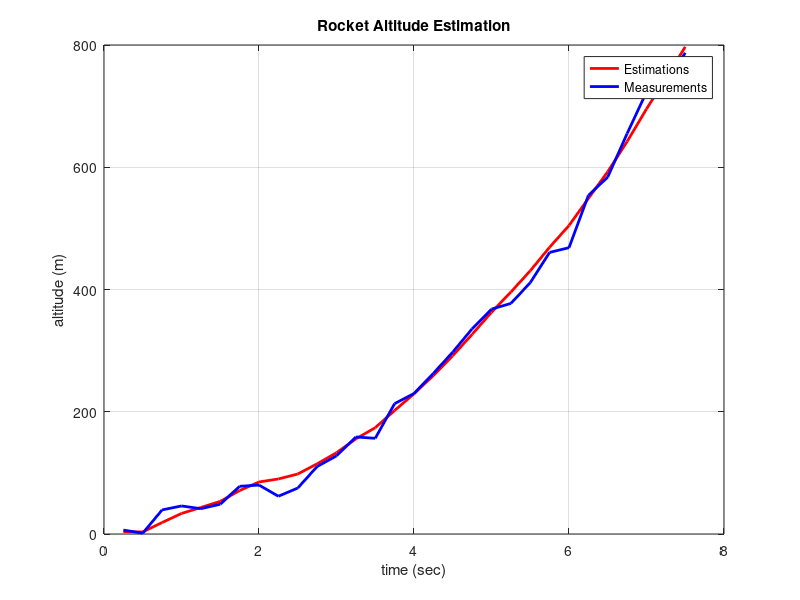
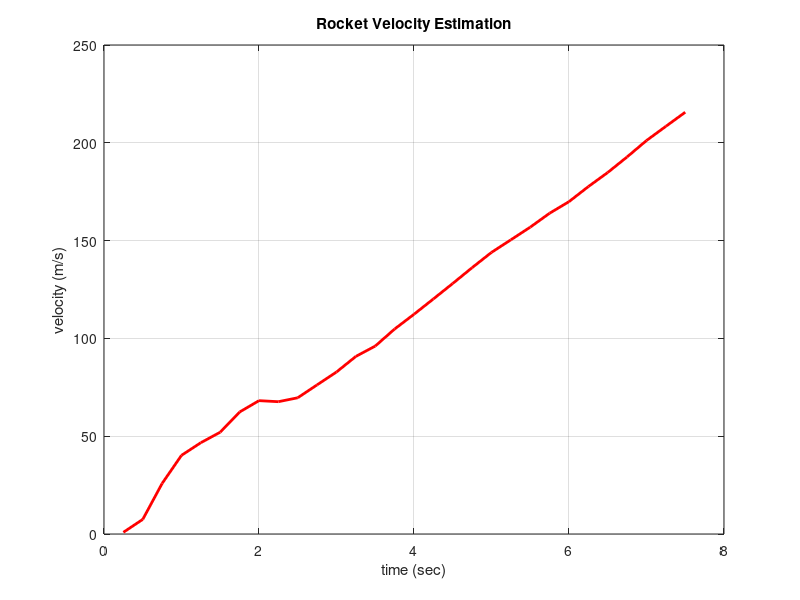

Source code (MATLAB) for these figures, in order:
clear;clc;

%Author: Uğur ÜN
%Date  : 14 Oct 2024

z =  [6.43 1.3 39.43 45.89 41.44 48.7 78.06 80.08 61.77 75.15 110.39 127.83 158.75 156.55 213.32 ...
             229.82 262.8 297.57 335.69 367.92 377.19 411.18 460.7 468.39 553.9 583.97 655.15 723.09 736.85 787.22
             39.81 39.67 39.81 39.84 40.05 39.85 39.78 39.65 39.67 39.78 39.59 39.87 39.85 39.59 39.84 ...
             39.9 39.63 39.59 39.76 39.79 39.73 39.93 39.83 39.85 39.94 39.86 39.76 39.86 39.74 39.94
             ];

n_of_meas = length(z);
dt = 0.25;
alt_std = 20;
acc_std = 0.1;
G = 9.81;
t = (1:n_of_meas)*dt;

k = zeros(2,1);
est = zeros(2,n_of_meas);

%Initilization
x_n = zeros(2,1);
a_n = 0;
p_n = eye(2)*500;

f = [1, dt
     0, 1 ];

g = [0.5 * dt^2,
     dt ,       ];

q = [dt^4/4, dt^3/2
     dt^3/2, dt^2  ]*acc_std^2;

r = alt_std^2;

I = eye(2);

h = [1 0];

%initial prediction
x_n = f * x_n + g * a_n;
p_n = f * p_n * f' + q;

for i=1:n_of_meas

    %update
    k = p_n * h' * inv(h * p_n * h' + r);
    est(:,i) = x_n + k * (z(1,i) - h * x_n);
    p_n = (I - k * h) * p_n * (I - k * h)' + k * r * k';

    %predict
    a_n = z(2,i);
    x_n = f * est(:,i) + g * (a_n - G) ;
    p_n = f * p_n * f' + q;

end


%PLOT
figure(1)
plot(t, est(1,:), 'r-','Linewidth',2);hold on;
plot(t, z(1,:), 'b-','Linewidth',2)
title('Rocket Altitude Estimation')
legend('Estimations', 'Measurements')
xlabel('time (sec)')
ylabel('altitude (m)')
grid on

figure(2)
plot(t, est(2,:), 'r-','Linewidth',2); hold on;
title('Rocket Velocity Estimation')
xlabel('time (sec)')
ylabel('velocity (m/s)')
grid on
